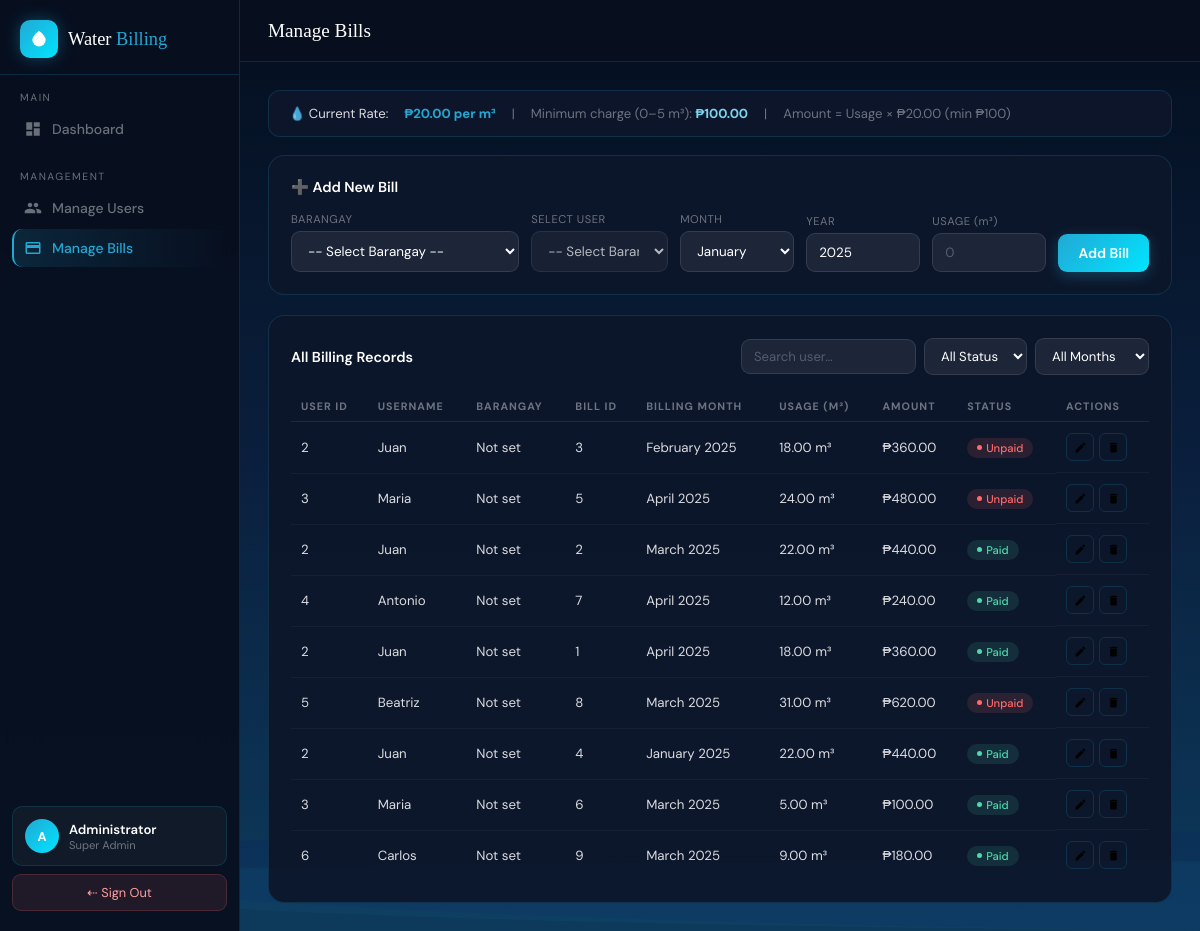
/admin-bills.php (signed in), run on the app's committed database.
### tables this page shows
CREATE TABLE bills (
  id             INT UNSIGNED         NOT NULL AUTO_INCREMENT,
  user_id        INT UNSIGNED         NOT NULL,
  barangay       VARCHAR(100)         NOT NULL DEFAULT '',
  billing_month  TINYINT UNSIGNED     NOT NULL COMMENT '1=January … 12=December',
  billing_year   SMALLINT UNSIGNED    NOT NULL,
  usage_m3       DECIMAL(8,2)         NOT NULL DEFAULT 0.00 COMMENT 'Cubic metres consumed',
  amount         DECIMAL(10,2)        NOT NULL DEFAULT 0.00 COMMENT 'Auto-computed: max(usage*rate, min_charge)',
  status         ENUM('paid','unpaid') NOT NULL DEFAULT 'unpaid',
  paid_at        TIMESTAMP            NULL     DEFAULT NULL,
  created_at     TIMESTAMP            NOT NULL DEFAULT CURRENT_TIMESTAMP,
  updated_at     TIMESTAMP            NOT NULL DEFAULT CURRENT_TIMESTAMP ON UPDATE CURRENT_TIMESTAMP,
  PRIMARY KEY (id),
  UNIQUE  KEY uq_user_period (user_id, billing_month, billing_year),
  INDEX   idx_status         (status),
  INDEX   idx_period         (billing_year, billing_month),
  CONSTRAINT fk_bills_user
    FOREIGN KEY (user_id) REFERENCES users(id)
    ON DELETE CASCADE
    ON UPDATE CASCADE
);

CREATE TABLE users (
  id          INT UNSIGNED    NOT NULL AUTO_INCREMENT,
  full_name   VARCHAR(100)    NOT NULL,
  username    VARCHAR(50)     NOT NULL UNIQUE,
  email       VARCHAR(150)    NOT NULL UNIQUE,
  address     VARCHAR(255)    NOT NULL,
  barangay    VARCHAR(100)    NOT NULL DEFAULT '',
  password    VARCHAR(255)    NOT NULL COMMENT 'bcrypt hashed',
  role        ENUM('admin','user') NOT NULL DEFAULT 'user',
  is_active   TINYINT(1)      NOT NULL DEFAULT 1 COMMENT '1=active, 0=inactive',
  created_at  TIMESTAMP       NOT NULL DEFAULT CURRENT_TIMESTAMP,
  updated_at  TIMESTAMP       NOT NULL DEFAULT CURRENT_TIMESTAMP ON UPDATE CURRENT_TIMESTAMP,
  PRIMARY KEY (id),
  INDEX idx_email      (email),
  INDEX idx_role       (role),
  INDEX idx_is_active  (is_active)
);

### admin-bills.php (the view, shortened to what this page needs)
<!DOCTYPE html>
<html lang="en">
<head>
<?php
$conn = new mysqli('localhost', 'root', '', 'billing_system');
$conn->query("
  UPDATE users
  SET barangay = TRIM(
    CASE
      WHEN address LIKE '%,%' THEN SUBSTRING_INDEX(SUBSTRING_INDEX(address, ',', 2), ',', -1)
      ELSE SUBSTRING_INDEX(address, ',', 1)
    END
  )
  WHERE role = 'user'
    AND NULLIF(address, '') IS NOT NULL
");
$conn->query("
  UPDATE bills b
  JOIN users u ON u.id = b.user_id
  SET b.barangay = u.barangay
  WHERE NULLIF(u.barangay, '') IS NOT NULL
");
$bills = [];
$result = $conn->query("
  SELECT
    b.id,
    b.user_id,
    COALESCE(NULLIF(u.barangay, ''), NULLIF(b.barangay, ''), 'Not set') AS barangay,
    b.billing_month,
    b.billing_year,
    b.usage_m3,
    b.amount,
    b.status,
    b.created_at,
    u.full_name
  FROM bills b
  JOIN users u ON b.user_id = u.id
  WHERE u.role = 'user'
  ORDER BY b.created_at DESC
");
while ($row = $result->fetch_assoc()) {
  $bills[] = $row;
}
?>
</head>
<body>
<aside class="sidebar">
  <div class="sb-logo">
    <div class="sb-logo-icon"><svg viewBox="0 0 24 24"><path d="M12 2c-5.33 4-8 8-8 11a8 8 0 0 0 16 0c0-3-2.67-7-8-11z"/></svg></div>
    <div class="sb-brand">Water<span> Billing</span></div>
  </div>
  <div class="sb-section">
    <div class="sb-section-label">Main</div>
    <a class="sb-item" href="admin-dashboard.php">
      <svg viewBox="0 0 24 24" fill="currentColor"><path d="M3 13h8V3H3v10zm0 8h8v-6H3v6zm10 0h8V11h-8v10zm0-18v6h8V3h-8z"/></svg>Dashboard
    </a>
  </div>
  <div class="sb-section">
    <div class="sb-section-label">Management</div>
    <a class="sb-item" href="admin-users.php">
      Manage Users
    </a>
    <a class="sb-item active" href="admin-bills.php">
      <svg viewBox="0 0 24 24" fill="currentColor"><path d="M20 4H4c-1.11 0-2 .89-2 2v12c0 1.11.89 2 2 2h16c1.11 0 2-.89 2-2V6c0-1.11-.89-2-2-2zm0 14H4v-6h16v6zm0-10H4V6h16v2z"/></svg>Manage Bills
    </a>
  </div>
  <div class="sb-bottom">
    <div class="sb-user">
      <div class="sb-avatar">A</div>
      <div><div class="sb-uname">Administrator</div><div class="sb-role">Super Admin</div></div>
    </div>
    <a class="logout-btn" href="logout.php">⇠ Sign Out</a>
  </div>
</aside>
<main class="main">
  <div class="topbar">
    <div class="topbar-title">Manage Bills</div>
  </div>
  <div class="content">
    <div class="rate-bar">
      💧 Current Rate: <strong>₱20.00 per m³</strong>
      <span>|</span>
      <span>Minimum charge (0–5 m³): <strong style="color:var(--foam)">₱100.00</strong></span>
      <span>|</span>
      <span>Amount = Usage × ₱20.00 (min ₱100)</span>
    </div>
    <div class="add-card">
      <div class="add-card-title">➕ Add New Bill</div>
      <form method="post">
        <div class="form-grid">
          <div class="f-group">
            <label>BARANGAY</label>
            <select id="b-barangay" onchange="filterUsersByBarangay()" required>
              <option value="">-- Select Barangay --</option>
            </select>
          </div>
          <div class="f-group">
            <label>SELECT USER</label>
            <select name="user_id" id="b-user" onchange="updateBillBarangay()" required disabled>
              <option value="">-- Select Barangay First --</option>
            </select>
          </div>
          <div class="f-group">
            <label>MONTH</label>
            <select name="month" required>
              <option value="1">January</option><option value="2">February</option><option value="3">March</option>
            </select>
          </div>
          <div class="f-group">
            <label>YEAR</label>
            <input type="number" name="year" value="2025" min="2020" max="2099" required>
          </div>
          <div class="f-group">
            <label>USAGE (m³)</label>
            <input type="number" name="usage" placeholder="0" min="0" step="0.1" required>
          </div>
          <div><button type="submit" class="btn-primary">Add Bill</button></div>
        </div>
      </form>
    </div>
    <div class="table-card">
      <div class="table-header">
        <div class="table-title">All Billing Records</div>
        <div class="filters">
          <input class="filter-input" type="text" placeholder="Search user…" id="f-user" oninput="filterBills()">
          <select class="filter-input" id="f-status" onchange="filterBills()">
            <option value="">All Status</option>
          </select>
          <select class="filter-input" id="f-month" onchange="filterBills()">
            <option value="">All Months</option>
          </select>
        </div>
      </div>
      <table>
  <thead>
  <tr>
    <th>User ID</th>
    <th>Username</th>
    <th>Barangay</th>
    <th>Bill ID</th>
    <th>Billing Month</th>
    <th>Usage (m³)</th>
    <th>Amount</th>
    <th>Status</th>
    <th>Actions</th>
  </tr>
</thead>
        <tbody id="bills-tbody">
          <?php foreach ($bills as $bill): ?>
            <tr data-user="<?php echo htmlspecialchars(strtolower($bill['full_name'] . ' ' . $bill['barangay'] . ' ' . $bill['id']), ENT_QUOTES); ?>"
                data-status="<?php echo htmlspecialchars($bill['status'], ENT_QUOTES); ?>"
                data-month="<?php echo date('F', mktime(0, 0, 0, $bill['billing_month'], 1)); ?>">
              <td><?php echo $bill['user_id']; ?></td>
              <td><?php echo htmlspecialchars($bill['full_name']); ?></td>
              <td><?php echo htmlspecialchars($bill['barangay']); ?></td>
              <td><?php echo $bill['id']; ?></td>
              <td><?php echo date('F Y', mktime(0, 0, 0, $bill['billing_month'], 1, $bill['billing_year'])); ?></td>
              <td><?php echo $bill['usage_m3']; ?> m³</td>
              <td>₱<?php echo number_format($bill['amount'], 2); ?></td>
              <td><span class="badge-status <?php echo $bill['status']; ?>"><?php echo ucfirst($bill['status']); ?></span></td>
              <td class="action-btns">
                <button type="button" class="btn-icon" onclick="editBill(<?php echo $bill['id']; ?>)" title="Edit bill"><svg viewBox="0 0 24 24"><path d="M3 17.25V21h3.75L17.81 9.94l-3.75-3.75L3 17.25zM20.71 7.04c.39-.39.39-1.02 0-1.41l-2.34-2.34c-.39-.39-1.02-.39-1.41 0l-1.83 1.83 3.75 3.75 1.83-1.83z"/></svg></button>
                <div class="btn-icon danger" onclick="deleteBill(<?php echo $bill['id']; ?>)"><svg viewBox="0 0 24 24"><path d="M6 19c0 1.1.9 2 2 2h8c1.1 0 2-.9 2-2V7H6v12zM19 4h-3.5l-1-1h-5l-1 1H5v2h14V4z"/></svg></div>
              </td>
            </tr>
          <?php endforeach; ?>
        </tbody>
      </table>
    </div>
  </div>
</main>
</body>
</html>

### data on the page
bills: user "2", user.full_name "Juan", barangay "Not set", id "3", billing_month+billing_year "February 2025", usage_m3 "18.00", amount "360.00", status "Unpaid"
bills: user "3", user.full_name "Maria", barangay "Not set", id "5", billing_month+billing_year "April 2025", usage_m3 "24.00", amount "480.00", status "Unpaid"
bills: user "2", user.full_name "Juan", barangay "Not set", id "2", billing_month+billing_year "March 2025", usage_m3 "22.00", amount "440.00", status "Paid"
bills: user "4", user.full_name "Antonio", barangay "Not set", id "7", billing_month+billing_year "April 2025", usage_m3 "12.00", amount "240.00", status "Paid"
bills: user "2", user.full_name "Juan", barangay "Not set", id "1", billing_month+billing_year "April 2025", usage_m3 "18.00", amount "360.00", status "Paid"
bills: user "5", user.full_name "Beatriz", barangay "Not set", id "8", billing_month+billing_year "March 2025", usage_m3 "31.00", amount "620.00", status "Unpaid"
bills: user "2", user.full_name "Juan", barangay "Not set", id "4", billing_month+billing_year "January 2025", usage_m3 "22.00", amount "440.00", status "Paid"
bills: user "3", user.full_name "Maria", barangay "Not set", id "6", billing_month+billing_year "March 2025", usage_m3 "5.00", amount "100.00", status "Paid"
bills: user "6", user.full_name "Carlos", barangay "Not set", id "9", billing_month+billing_year "March 2025", usage_m3 "9.00", amount "180.00", status "Paid"
